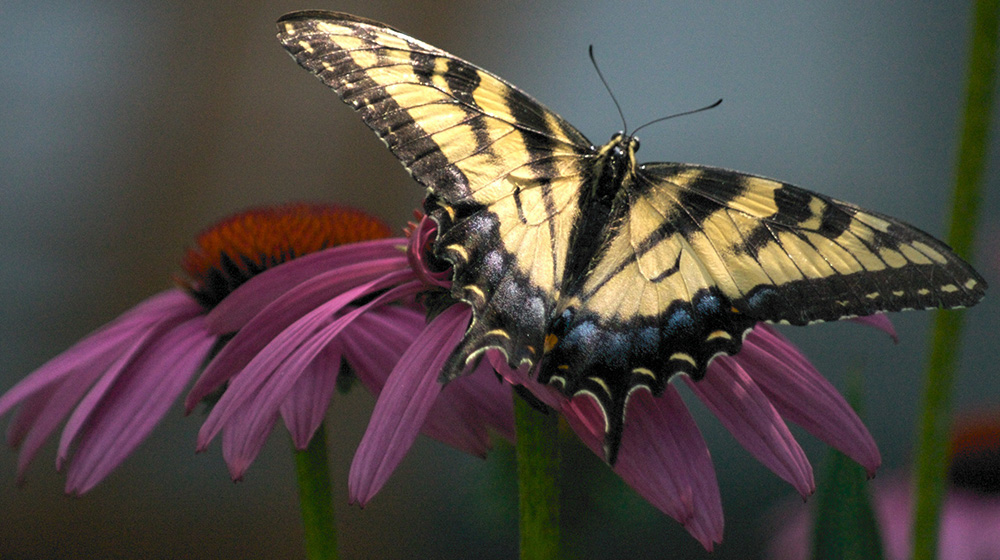
#> input picture butterfly.jpeg, 1000 x 560 px
$ python imgC.py
#> lines starting #> are read from the running program, lines starting #| are printed output that depends on the picture
import numpy as np
from matplotlib.image import imread
import matplotlib.pyplot as plt
from sklearn.cluster import KMeans

# read image
img = imread('butterfly.jpeg')
#> img is the input picture: shape (560, 1000, 3); mean R, G, B 82.5, 74.3, 70.1
img_size = img.shape
#> img_size = (560, 1000, 3)

# re-shape the img to be 2D
x = img.reshape(img_size[0] * img_size[1] , img_size[2])

# Number of clusters for compression
num_clusters = [10, 6, 2]

num_rows = len(num_clusters) // 2 + len(num_clusters) % 2
fig, ax = plt.subplots(num_rows, 2, figsize=(10, 5*num_rows))

# Plot original image
ax[0, 0].imshow(img)
ax[0, 0].set_title('Original Image')
ax[0, 0].axis('off')

row , col = 0 , 1
for i, n_clusters in enumerate(num_clusters, 1):
    # Run KMeans with specified number of clusters
    km = KMeans(n_clusters=n_clusters)
    km.fit(x)

    # Compress the image
    x_compressed = km.cluster_centers_[km.labels_]
    x_compressed = np.clip(x_compressed.astype('uint8'), 0, 255)
    x_compressed = x_compressed.reshape(img_size[0], img_size[1], img_size[2])

    # Plot compressed image
    ax[row, col].imshow(x_compressed)
    ax[row, col].set_title(f'Compressed Image with {n_clusters} Colors')
    ax[row, col].axis('off')

    if col == 0: col+=1
    else:
      row+=1
      col = 0
#> after the loop, row = 2

plt.tight_layout()
plt.show()
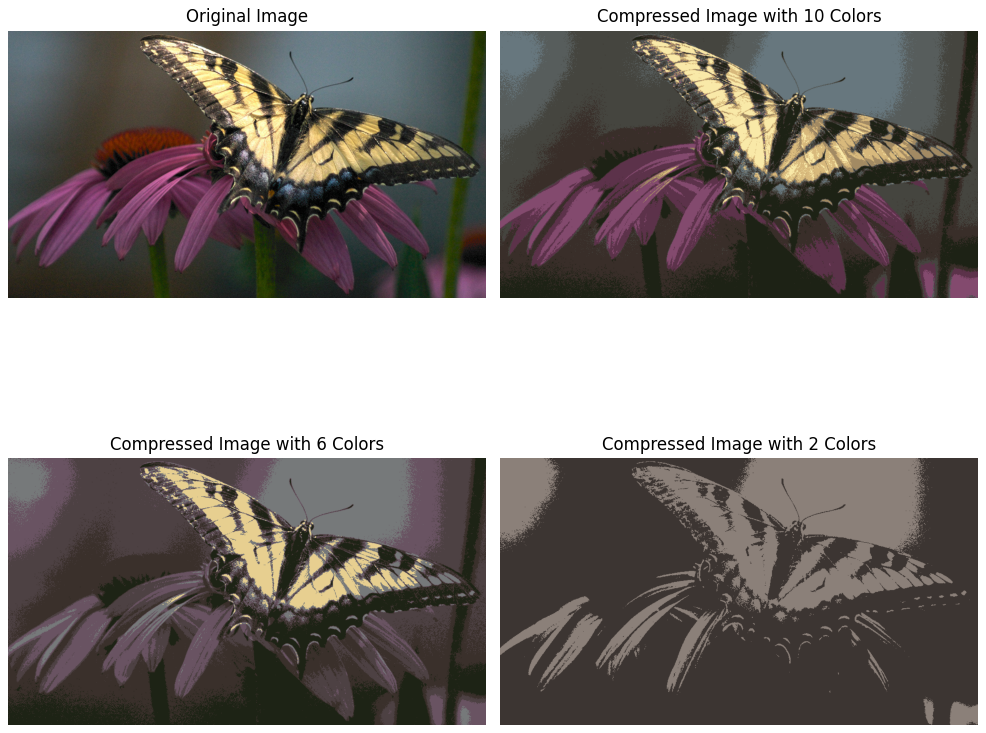
#> figure drawn by matplotlib, 4 panels
